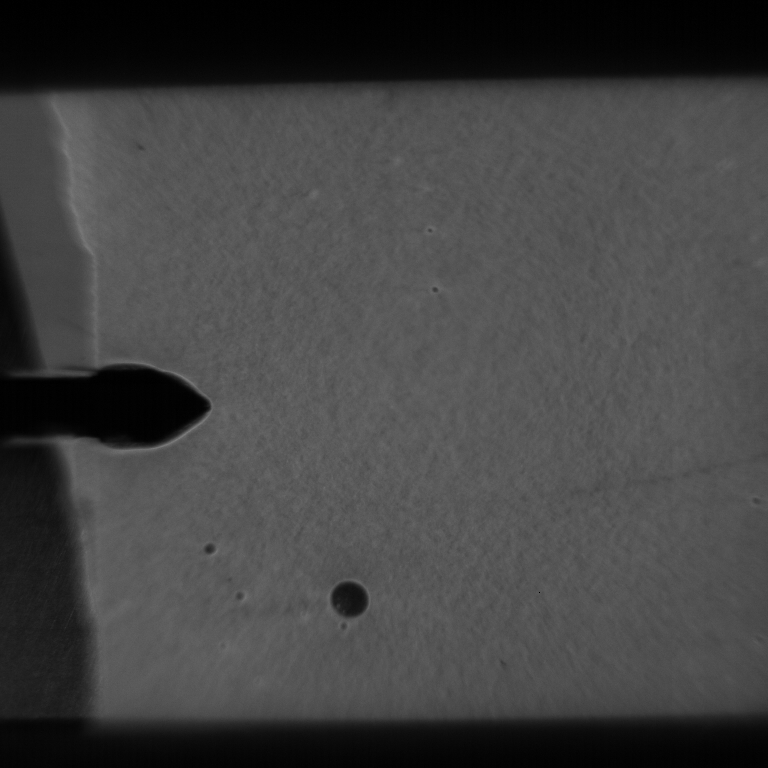
#> input picture data/ML/ff0001.jpg, 768 x 768 px; the run also reads 1 picture not shown here
$ jupyter execute --allow-errors graph.ipynb
#> lines starting #> are read from the running program, lines starting #| are printed output that depends on the picture
---
# Fig. feature

[cell 1]
import cv2
import numpy as np
import matplotlib.pyplot as plt
from scipy import io


ml = cv2.imread('data/ML/ff0001.jpg',cv2.IMREAD_GRAYSCALE)[407-75:407+75,211-50:211+100]
#> ml: shape (150, 150); min 0, max 123, mean 81.8
ml_deformed = cv2.imread('data/ML/ff3638.jpg',cv2.IMREAD_GRAYSCALE)[407-75:407+75,211-50:211+100]
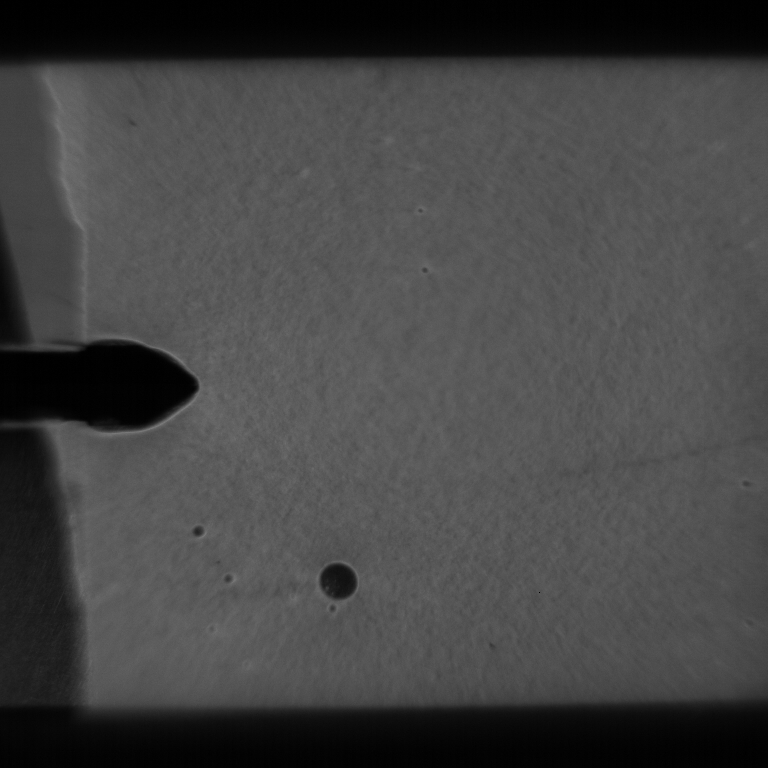
#> input picture data/ML/ff3638.jpg, 768 x 768 px
#> ml_deformed: shape (150, 150); min 0, max 123, mean 87.1
black = cv2.imread('data/DIC/ff00001.jpg',cv2.IMREAD_GRAYSCALE)[295-75:295+75,217-50:217+100]
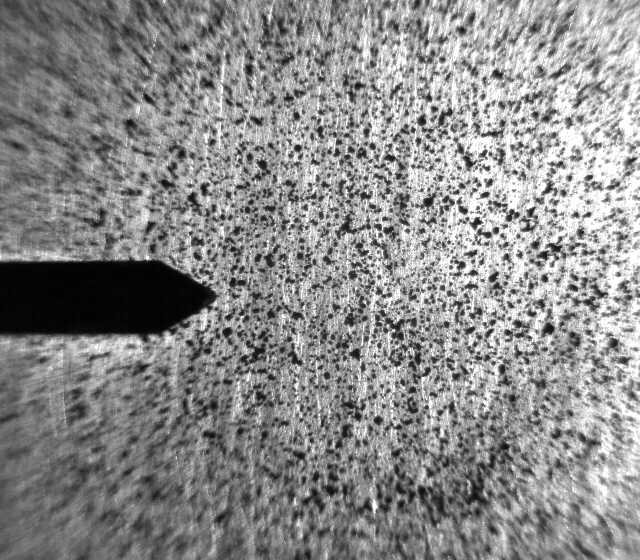
#> input picture data/DIC/ff00001.jpg, 640 x 560 px
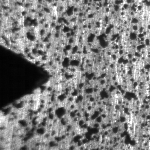
#> black: shape (150, 150); min 1, max 255, mean 126
black_deformed = cv2.imread('data/DIC/ff03574.jpg',cv2.IMREAD_GRAYSCALE)[295-75:295+75,217-50:217+100]
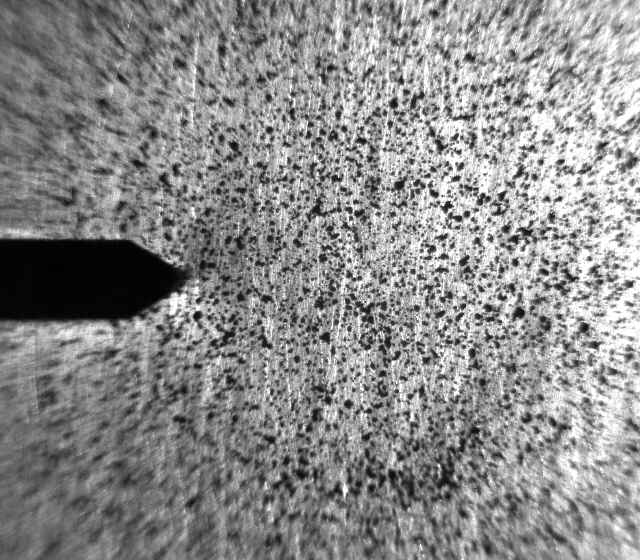
#> input picture data/DIC/ff03574.jpg, 640 x 560 px
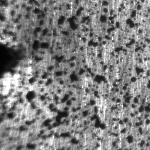
#> black_deformed: shape (150, 150); min 2, max 255, mean 126.9

field = ml[25:-25, 50:]
x = np.linspace(0, np.shape(field)[1], np.shape(field)[1])
#> x = 100 values from 0 to 100
y = np.linspace(0, np.shape(field)[0], np.shape(field)[0])
#> y = 100 values from 0 to 100
X, Y = np.meshgrid(x, y)

fig, ax = plt.subplots(subplot_kw={"projection": "3d"},figsize=(5,5) )
ax.plot_surface(X, Y, black[25:-25, 50:], cmap='magma', edgecolor=None,  rstride=1, cstride=1)
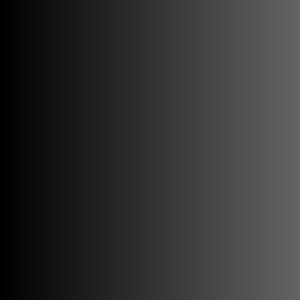
#> X: shape (100, 100) float64 (shown 3 times larger); min 0, max 100, mean 50
ax.set_xlabel('X (Pixel)')
ax.set_ylabel('Y (Pixel)')
ax.set_zlabel('Pixel Value')
ax.view_init(35)
ax.xaxis.set_pane_color((1.0, 1.0, 1.0, 0.0))
ax.yaxis.set_pane_color((1.0, 1.0, 1.0, 0.0))
ax.zaxis.set_pane_color((1.0, 1.0, 1.0, 0.0))
plt.savefig('./figure/fig1a_1.png',dpi=300,bbox_inches='tight')
plt.show()
plt.close()

fig, ax = plt.subplots(subplot_kw={"projection": "3d"},figsize=(5,5))
ax.plot_surface(X, Y, field, cmap='magma', edgecolor=None,  rstride=1, cstride=1)
ax.set_xlabel('X (Pixel)')
ax.set_ylabel('Y (Pixel)')
ax.set_zlabel('Pixel Value')
ax.view_init(35)
ax.xaxis.set_pane_color((1.0, 1.0, 1.0, 0.0))
ax.yaxis.set_pane_color((1.0, 1.0, 1.0, 0.0))
ax.zaxis.set_pane_color((1.0, 1.0, 1.0, 0.0))
plt.savefig('./figure/fig1a_2.png',dpi=300,bbox_inches='tight')
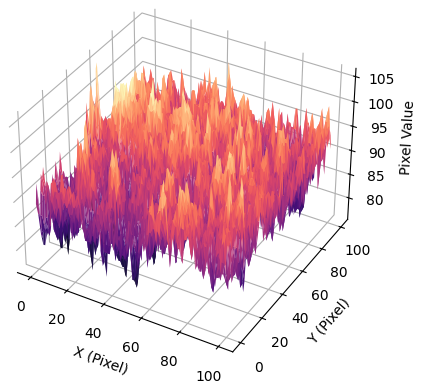
#> figure drawn by matplotlib, 1 panel
#> `ml_image_ref = cv2.imread(ml_files[count], cv2.IMREAD_GRAYSCALE)[ml_cr..`:
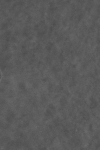
#> ml_image_ref: shape (150, 100); min 76, max 106, mean 90.4
#> `dic_image_ref =  cv2.imread(dic_files[count], cv2.IMREAD_GRAYSCALE)[di..`:
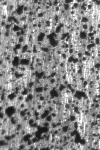
#> dic_image_ref: shape (150, 100); min 19, max 255, mean 134.3
#> `dst_ml= cv2.subtract(ml_image,ml_image_ref).astype(float)`: dst_ml: shape (150, 100) float64; every value is 0
#> `plt.show()`:
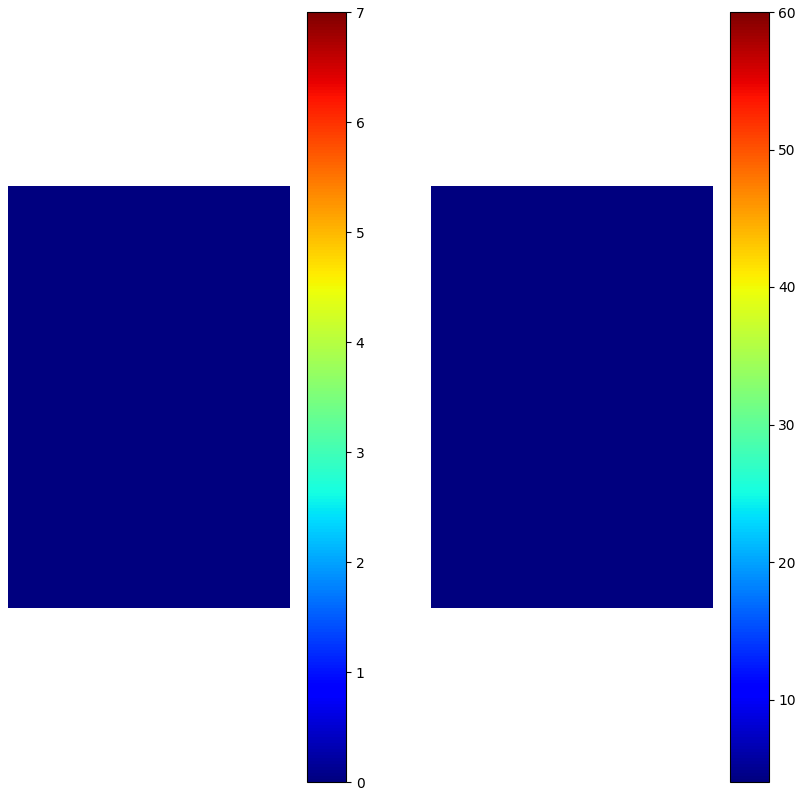
#> figure drawn by matplotlib, 4 panels
#> pass 2 of the loop `for count in range(len(ml_files)):`:
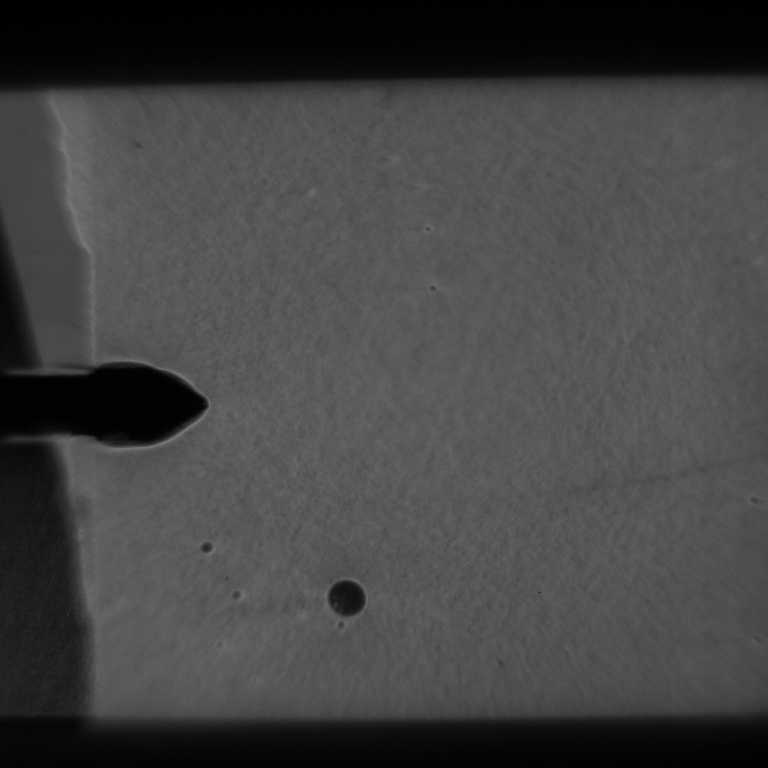
#> input picture data/graph/ML/ff0601.jpg, 768 x 768 px
#> `dst_dic = cv2.GaussianBlur(dst_dic,(0,0),4)`:
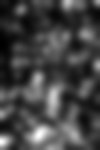
#> dst_dic: shape (150, 100) float64; min 0.409, max 85.63, mean 23.4; drawn with min black and max white
#> `plt.show()`:
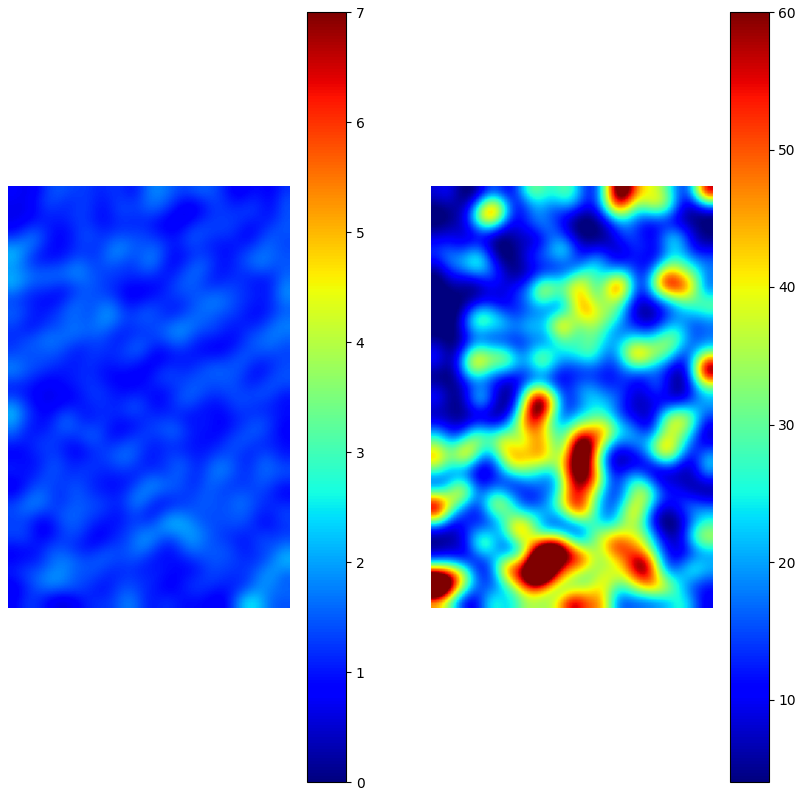
#> figure drawn by matplotlib, 4 panels
#> pass 3 of the loop `for count in range(len(ml_files)):`:
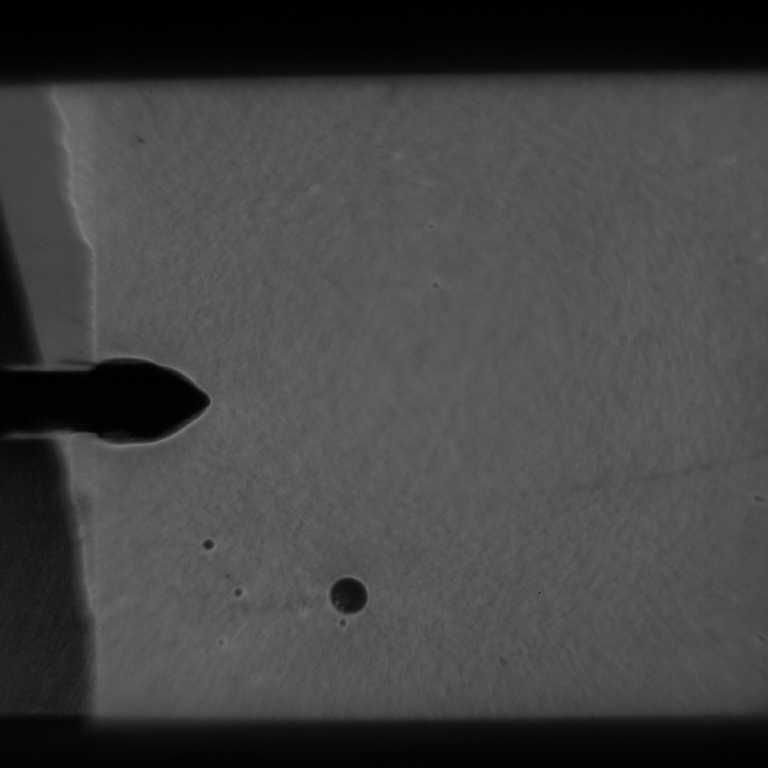
#> input picture data/graph/ML/ff1201.jpg, 768 x 768 px
#> `ml_image = cv2.imread(ml_files[count], cv2.IMREAD_GRAYSCALE)[ml_crackt..`:
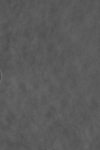
#> ml_image: shape (150, 100); min 74, max 106, mean 90.6
plt.show()
plt.close()

[cell 2]
import numpy as np
import matplotlib.pyplot as plt

path = './default/'
#> (the rest of this cell did not finish here and is left out)

[cell 3]
import cv2
from matplotlib import pyplot as plt
import matplotlib.pyplot as plt
import seaborn as sns
import cv2
import numpy as np
import matplotlib.pyplot as plt
import glob

def histogram(img, img2):
    fig, ax = plt.subplots()
    sns.kdeplot(data=img.ravel(),color='red',label='Ref',ax=ax)
    sns.kdeplot(data=img2.ravel(),label='Deformed',ax=ax)

    plt.ylabel('number of pixel')
    plt.xlabel('pixel value')
    # ax.set_xlim(80,100)
    # plt.savefig('ml_hist.png',bbox='tight')
    plt.show()
    plt.close()

ml_files = glob.glob('./data/graph/ML/*')
dic_files = glob.glob('./data/graph/DIC/*')

ml_cracktip = np.array([[211, 406],[208, 403],[210, 400], [211,397], [208, 393],[205, 390], [199,385]]) #order x,y
dic_cracktip = np.array([[217, 296],[216, 296],[210, 293],[204, 290], [198,285],[194, 282], [189, 278]])

ml_list= []
dic_list = []
#> (the rest of this cell did not finish here and is left out)
